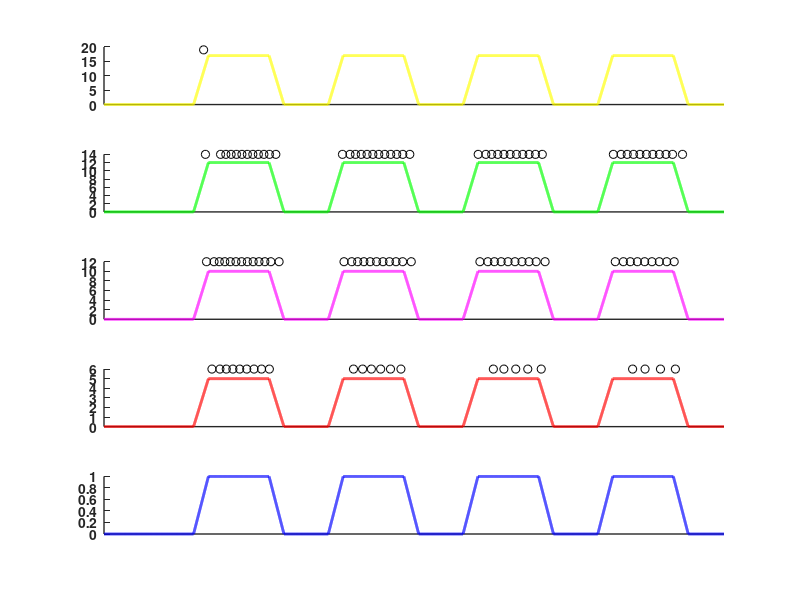

Reproduce this figure in MATLAB.
%% Creating manuscript figure-1

clc;clear;close all;
addpath('data')
figure(1);
% load data files
load('inputSignals_spikes_data_1.mat')
subplot(5,1,5);plot(t(1:15000),Iinj_s(1:15000),'color','b','LineWidth',2);xlim(t([1 15000])),...
    box off,set(gca,'color','none'),set(gca,'linewidth',1,'fontsize',10,'fontweight','bold');set(gca,'xtick',[])
%hold on; plot(t(ix(:,1)),max(Iinj_s)+1,'ok');
load('inputSignals_spikes_data_5.mat')
subplot(5,1,4);plot(t(1:15000),Iinj_s(1:15000),'color','r','LineWidth',2);hold on; plot(t(ix(:,1)),max(Iinj_s)+1,'ok');...
    xlim(t([1 15000])),box off,set(gca,'color','none'), set(gca,'xtick',[]),set(gca,'linewidth',1,'fontsize',10,'fontweight','bold')
load('inputSignals_spikes_data_10.mat')
subplot(5,1,3);plot(t(1:15000),Iinj_s(1:15000),'color','m','LineWidth',2);hold on; plot(t(ix(:,1)),max(Iinj_s)+2,'ok');...
    xlim(t([1 15000])),box off,set(gca,'color','none'), set(gca,'xtick',[]),set(gca,'linewidth',1,'fontsize',10,'fontweight','bold')
load('inputSignals_spikes_data_12.mat')
subplot(5,1,2);plot(t(1:15000),Iinj_s(1:15000),'color','g','LineWidth',2);hold on; plot(t(ix(:,1)),max(Iinj_s)+2,'ok');...
    xlim(t([1 15000])),box off,set(gca,'color','none'), set(gca,'xtick',[]),set(gca,'linewidth',1,'fontsize',10,'fontweight','bold')
load('inputSignals_spikes_data_17.mat')
subplot(5,1,1);plot(t(1:15000),Iinj_s(1:15000),'color','y','LineWidth',2);hold on; plot(t(ix(:,1)),max(Iinj_s)+2,'ok');...
    xlim(t([1 15000])),box off,set(gca,'color','none'),...
    set(gca,'xtick',[]),set(gca,'linewidth',1,'fontsize',10,'fontweight','bold')

% print and save figure

print(gcf, '-dtiff', '-r1000', 'figure1.tiff');